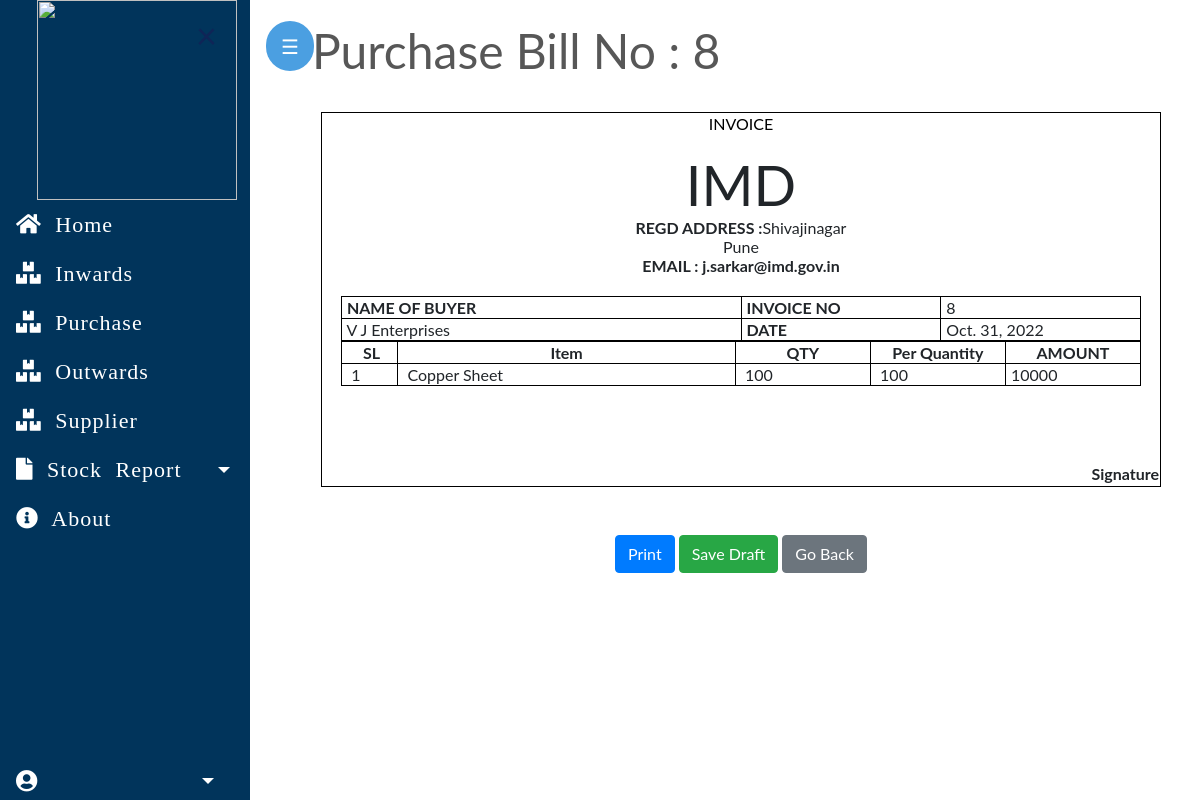
/inventory/purchases/8, run on the app's committed database.
### imdapp/models.py (models this page shows, shortened)
class PurchaseBill(models.Model):
    billno = models.AutoField(primary_key=True)
    time = models.DateTimeField(auto_now=True)
    supplier = models.ForeignKey(Supplier, on_delete=models.CASCADE, related_name='purchasesupplier')

class Supplier(models.Model):
    id = models.AutoField(primary_key=True)
    name = models.ForeignKey(Supp,on_delete=models.CharField)
    phone = models.CharField(max_length=12, unique=True)
    address = models.TextField()
    email = models.EmailField(max_length=255, unique=True)
    is_deleted = models.BooleanField(default=False)

class Supp(models.Model):
    id=models.IntegerField(primary_key=True)
    name=models.CharField(max_length=255)
    def __str__(self):
        return self.name
    class Meta:
        db_table='Supp'

class PurchaseItem(models.Model):
    billno = models.ForeignKey(PurchaseBill, on_delete=models.CASCADE, related_name='purchasebillno')
    stock = models.ForeignKey(Stock, on_delete=models.CASCADE, related_name='purchaseitem')
    quantity = models.IntegerField(default=1)
    perprice = models.IntegerField(default=1)
    totalprice = models.IntegerField(default=1)
    is_deleted=models.BooleanField(default=False)

class Stock(models.Model):
    STATUS_CHOICE = [
        ('CONSUMABLE', 'CONSUMABLE'),
        ('NON-COMSUMABLE', 'NON-COMSUMABLE'),
    ]
    STATUS_UNIT = [
        ('Mtr', 'Mtr'),
        ('Cm', 'Cm'),
        ('mm', 'mm'),
        ('Kg', 'Kg'),
        ('gm', 'gm'),
        ('Ltr', 'Ltr'),
        ('SqMtr', 'SqMtr'),
        ('SqCm', 'SqCm'),
        ('CuM', 'CuM'),
        ('Ream', 'Ream'),
        ('Doz', 'Doz'),
        ('Pkts', 'Pkts'),
        ('Pairs', 'Pairs'),
        ('Rolls', 'Rolls'),
        ]
    CONDITION = [
        ('GOOD', 'GOOD'),
        ('TORED', 'TORED'),
        ('DAMAGED', 'DAMAGED'),
    ]
    MODE_OF_DELEVERY = [
        ('BYHAND', 'BYHAND'),
        ('COURIOR', 'COURIOR'),
        ('OTHER', 'OTHER'),
    ]
    category=models.ForeignKey(Category,on_delete=models.CASCADE)
    subcategory=models.ForeignKey(Subcategory,on_delete=models.CASCADE)
    description=models.ForeignKey(Description,on_delete=models.CASCADE)
    name=models.ForeignKey(Supp,on_delete=models.CASCADE)
    type=models.CharField(max_length=50, choices=STATUS_CHOICE)
    unit=models.CharField(max_length=50,choices=STATUS_UNIT)
    id = models.AutoField(primary_key=True)
    quantity = models.IntegerField(default=1)
    Mode_of_delivery = models.CharField(max_length=50, choices=MODE_OF_DELEVERY)  # received by
    label_code = models.CharField(max_length=20, default="")
    condition = models.CharField(max_length=50, choices=CONDITION)
    is_deleted = models.BooleanField(default=False)

class Subcategory(models.Model):
    id=models.IntegerField(primary_key=True)
    subcategory=models.CharField(max_length=255)
    is_consumable=models.BooleanField(default=False)
    def __str__(self):
        return self.subcategory
    class Meta:
        db_table='Subcategory'

### imdapp/views.py (the view, shortened to what this page needs)
# urls.py: path("purchases/<billno>", views.PurchaseBillView.as_view(), name="purchase-bill"),
class PurchaseBillView(View):
    model = PurchaseBill
    template_name = "bill/purchase_bill.html"
    bill_base = "bill/bill_base.html"
    def get(self, request, billno):
        context = {
            'bill': PurchaseBill.objects.get(billno=billno),
            'items': PurchaseItem.objects.filter(billno=billno),
            'billdetails': PurchaseBillDetails.objects.get(billno=billno),
            'bill_base': self.bill_base,
        }
        return render(request, self.template_name, context)

### imdapp/templates/bill/purchase_bill.html (shortened to what this page needs)
{% extends bill_base %}
{% load static %}
{% block content %}
    <div style="color:#575757; font-style: bold; font-size: 3rem;  border-bottom: 1px solid white;">Purchase Bill No : {{ bill.billno }}</div>
    <form method="post">
        <div class="bg">
            <br>
            <div id="printArea" class="bg">
                <table class="outer-box inner-box" style="width: 840px; margin-left: auto; margin-right: auto;">
                    <tbody>
                        <tr style="height: 1px;">
                            <td> <p style="text-align: center;">INVOICE</p> </td>
                        </tr>
                        <tr style="text-align: center;">
                            <td >
                                <span style="font-size: 350%;">IMD</span> <br>
                                <span style="font-weight: bold;">REGD ADDRESS :</span>Shivajinagar<br>Pune<br>
                                <span style="font-weight: bold;">EMAIL : j.sarkar@imd.gov.in</span> <br><br>
                            </td>
                        </tr>
                        <tr>
                            <td>
                            <table class="outer-box" style="width: 800px; margin-left: auto; margin-right: auto;">
                                <tbody>
                                    <tr>
                                        <td class="inner-box" style="width: 50%; font-weight: bold;">&nbsp;NAME OF BUYER</td>
                                        <td class="inner-box" style="width: 25%; font-weight: bold;">&nbsp;INVOICE NO</td>
                                        <td class="inner-box" style="width: 25%;">&nbsp;{{ bill.billno }}</td>
                                    </tr>
                                    <tr>
                                        <td class="inner-box" style="width: 50%;">&nbsp;{{ bill.supplier.name }}</td>
                                        <td class="inner-box" style="width: 25%; font-weight: bold;">&nbsp;DATE</td>
                                        <td class="inner-box" style="width: 25%;">&nbsp;{{ bill.time.date }}</td>
                                    </tr>
                            <table class="outer-box" style="width: 800px; margin-left: auto; margin-right: auto;">
                                <tbody>
                                    <tr>
                                        <td class="inner-box" style="width: 05%; font-weight: bold; text-align: center;">&nbsp;SL</td>
                                        <td class="inner-box" style="width: 30%; font-weight: bold; text-align: center;">Item</td>
                                        <td class="inner-box" style="width: 12%; font-weight: bold; text-align: center;">QTY </td>
                                        <td class="inner-box" style="width: 12%; font-weight: bold; text-align: center;">Per Quantity</td>
                                        <td class="inner-box" style="width: 12%; font-weight: bold; text-align: center;">AMOUNT </td>
                                    {% for item in items %}
                                        <tr style="height: auto;">
                                            <td class="inner-box" style="width: 5%;">&nbsp; {{ forloop.counter }}</td>
                                            <td class="inner-box" style="width: 30%;">&nbsp; {{ item.stock.subcategory }}</td>
                                            <td class="inner-box" style="width: 12%;">&nbsp; {{ item.quantity }}</td>
                                            <td class="inner-box" style="width: 12%;">&nbsp; {{ item.perprice }}</td>
                                            <td class="inner-box" style="width: 12%;">&nbsp;{{ item.totalprice }}</td>
                                        </tr>
                                    {% endfor %}
                                </tbody>
                            </table>
                            </td>
                        </tr>
                        <tr>
                            <td style="text-align: right;">
                                <span style="font-weight: bold;"> <br><br><br><br> Signature</span>
                            </td>
                        </tr>
                        <tr>
                            <td style="text-align: center;">
                            </td>
                        </tr>
                    </tbody>
                </table>
            </div>
        </div>
        <br><br>
        <div class="wrapper">
            <button class="center btn btn-primary" onclick="printpage('printArea')">Print</button>
            <button class="center btn btn-success" type="submit">Save Draft</button>
            <a href="{% url 'inwardslip' %}" class=" btn center btn-secondary">Go Back</a>
        </div>
    </form>
{% endblock %}

### homepage/static/css/main.css (style rules this page uses)
body, html { height: 100%; }
p { color: rgb(49, 49, 49); }
a { color: #55b159; }

### homepage/static/css/bill.css (style rules this page uses)
.outer-box { border-collapse: collapse; }
.inner-box { border: 1px solid #000; }
.wrapper { text-align: center; }
.center { position: relative; }
.bg { background-color: #fff; color: #000; }
p { background-color: #fff; color: #000; }

### imdapp/templates/bill/bill_base.html (style rules this page uses)
body { font-family: "Lato", sans-serif; }

### data on the page
PurchaseBill: billno "8", supplier.name "V J Enterprises", time "Oct. 31, 2022"
PurchaseItem: stock.subcategory "Copper Sheet", quantity "100", perprice "100", totalprice "10000"
